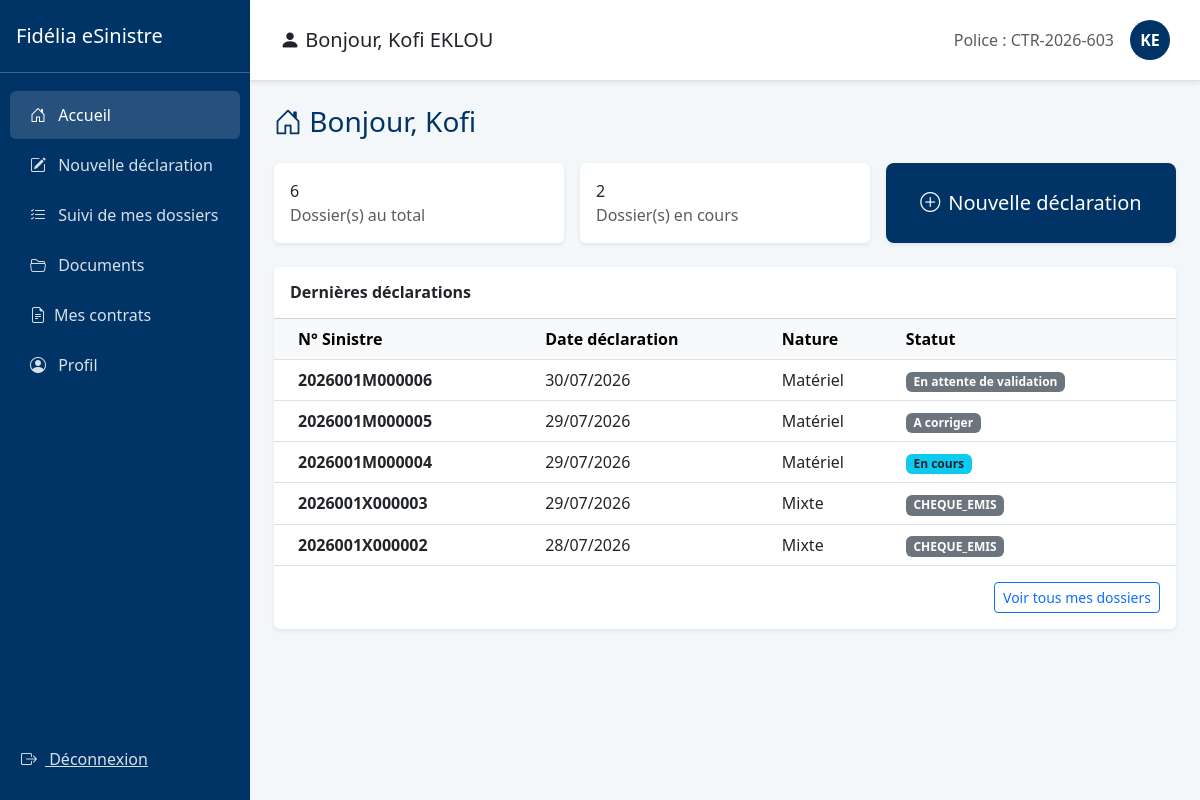
/sinistres/accueil/ (signed in), run on an earlier commit of the app's database.
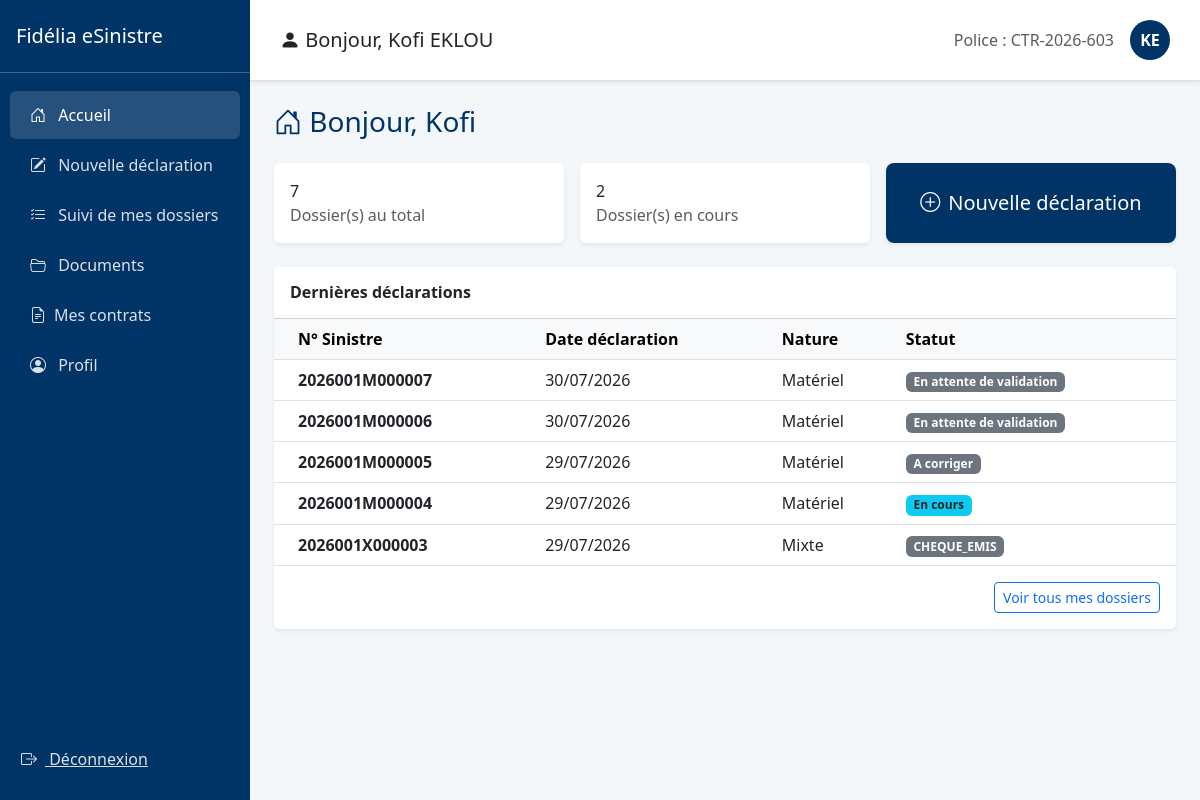
And on a later commit of the database.
### gestion_sinistres/models.py (models this page shows, shortened)
class Sinistre(models.Model):
    NATURE_CHOICES = [('C', 'Corporel'), ('M', 'Matériel'), ('X', 'Mixte')]
    STATUS_CHOICES = [
        ('SOUMIS', 'Soumis'),
        ('ATTENTE_COMPLEMENTS', 'En attente de compléments'),
        ('ATTENTE_VALIDATION', 'En attente de validation'),
        ('A_CORRIGER', 'A corriger'),
        ('EN_COURS', 'En cours'),
        ('CLOTURE', 'Clôturé'),
        ('SANS_SUITE', 'Sans suite'),
        ('REOUVERT', 'Réouvert'),
    ]
    nom_conducteur = models.CharField(max_length=100)
    immatriculation = models.CharField(max_length=50, blank=True, null=True, verbose_name="Immatriculation")
    numero_sinistre = models.CharField(max_length=20, unique=True)
    statut = models.CharField(max_length=30, choices=STATUS_CHOICES, default='SOUMIS')
    agent_traitant = models.CharField(max_length=100, blank=True, null=True)
    montant_estime = models.DecimalField(max_digits=12, decimal_places=2, default=0)
    prix_retenu = models.DecimalField(max_digits=12, decimal_places=2, null=True, blank=True)
    attestation_generee = models.BooleanField(default=False)
    date_attestation = models.DateTimeField(null=True, blank=True)
    date_cloture = models.DateTimeField(null=True, blank=True)
    indemnisation_validee = models.BooleanField(default=False)
    date_survenance = models.DateTimeField()
    date_declaration = models.DateTimeField(auto_now_add=True)
    heure_approximative = models.TimeField()
    circonstances = models.TextField()
    vehicule = models.ForeignKey(Vehicule, on_delete=models.CASCADE)
    region = models.ForeignKey(Region, on_delete=models.SET_NULL, null=True)
    commune = models.ForeignKey(Commune, on_delete=models.SET_NULL, null=True)
    ville = models.ForeignKey(Ville, on_delete=models.SET_NULL, null=True)
    quartier = models.CharField(max_length=150)
    nature = models.CharField(max_length=1, choices=NATURE_CHOICES)
    numero_point_vente = models.CharField(max_length=10, default="001")
    assure = models.ForeignKey(User, on_delete=models.CASCADE, related_name='sinistres')
    quittance = models.ForeignKey(Quittance, on_delete=models.SET_NULL, null=True, blank=True)
    lettre_derogation = models.FileField(upload_to='sinistres/derogations/', blank=True, null=True)
    autre_vehicule_implique = models.BooleanField(default=False)
    vehicule_adverse_immatriculation = models.CharField(max_length=50, blank=True, null=True)
    vehicule_adverse_marque = models.CharField(max_length=50, blank=True, null=True)
    vehicule_adverse_modele = models.CharField(max_length=50, blank=True, null=True)
    vehicule_adverse_compagnie = models.CharField(max_length=100, blank=True, null=True, verbose_name="Compagnie d'assurance (véhicule adverse)")
    nombre_blesses = models.PositiveSmallIntegerField(default=0)
    nombre_morts = models.PositiveSmallIntegerField(default=0)

### gestion_sinistres/views.py (the view)
# urls.py: path('accueil/', views.accueil_assure, name='accueil_assure'),
@login_required
def accueil_assure(request):
    all_sinistres = Sinistre.objects.filter(assure=request.user)
    context = {
        'total': all_sinistres.count(),
        'en_cours': all_sinistres.filter(statut='EN_COURS').count(),
        'derniers': all_sinistres.order_by('-date_declaration')[:5],
    }
    return render(request, 'accueil_assure.html', context)

### gestion_sinistres/templates/accueil_assure.html (shortened to what this page needs)
{% extends 'base_assure.html' %}
{% block content %}
<h3 class="mb-4" style="color: #003366;">
    <i class="bi bi-house-door"></i> Bonjour, {{ request.user.first_name|default:request.user.username }}
</h3>
<div class="row g-3 mb-4">
    <div class="col-md-4">
        <div class="card stat-card shadow-sm border-0 h-100">
            <div class="card-body">
                <div class="stat-number">{{ total }}</div>
                <div class="text-muted">Dossier(s) au total</div>
            </div>
        </div>
    </div>
    <div class="col-md-4">
        <div class="card stat-card shadow-sm border-0 h-100">
            <div class="card-body">
                <div class="stat-number">{{ en_cours }}</div>
                <div class="text-muted">Dossier(s) en cours</div>
            </div>
        </div>
    </div>
    <div class="col-md-4">
        <div class="card stat-card shadow-sm border-0 h-100 d-flex align-items-center justify-content-center">
            <a href="{% url 'declarer_sinistre' %}" class="btn btn-lg w-100 h-100 d-flex align-items-center justify-content-center" style="background-color: #003366; color: white;">
                <i class="bi bi-plus-circle me-2"></i> Nouvelle déclaration
            </a>
        </div>
    </div>
</div>
<div class="card shadow-sm border-0">
    <div class="card-header bg-white py-3">
        <h6 class="mb-0 fw-bold">Dernières déclarations</h6>
    </div>
    <div class="card-body p-0">
        {% if derniers %}
        <table class="table table-hover align-middle mb-0">
            <thead class="table-light">
                <tr>
                    <th class="ps-4">N° Sinistre</th>
                    <th>Date déclaration</th>
                    <th>Nature</th>
                    <th>Statut</th>
                </tr>
            </thead>
            <tbody>
                {% for sinistre in derniers %}
                <tr>
                    <td class="ps-4"><strong>{{ sinistre.numero_sinistre }}</strong></td>
                    <td>{{ sinistre.date_declaration|date:"d/m/Y" }}</td>
                    <td>{{ sinistre.get_nature_display }}</td>
                    <td>
                        {% if sinistre.statut == 'SOUMIS' %}<span class="badge bg-primary">{{ sinistre.get_statut_display }}</span>
                        {% elif sinistre.statut == 'ATTENTE' %}<span class="badge bg-warning text-dark">{{ sinistre.get_statut_display }}</span>
                        {% elif sinistre.statut == 'EN_COURS' %}<span class="badge bg-info text-dark">{{ sinistre.get_statut_display }}</span>
                        {% elif sinistre.statut == 'CLOTURE' %}<span class="badge bg-success">{{ sinistre.get_statut_display }}</span>
                        {% else %}<span class="badge bg-secondary">{{ sinistre.get_statut_display }}</span>
                        {% endif %}
                    </td>
                </tr>
                {% endfor %}
            </tbody>
        </table>
        <div class="p-3 text-end">
            <a href="{% url 'suivi_sinistres' %}" class="btn btn-sm btn-outline-primary">Voir tous mes dossiers</a>
        </div>
        {% else %}
        <p class="text-muted text-center py-5">Vous n'avez encore déclaré aucun sinistre.</p>
        {% endif %}
    </div>
</div>
{% endblock %}

What changed in the data, as far as the page shows it:
no longer on this page (row unchanged): Sinistre: numero_sinistre "2026001X000002", date_declaration "28/07/2026", nature "Mixte", statut "CHEQUE_EMIS"
added Sinistre: numero_sinistre "2026001M000007", date_declaration "30/07/2026", nature "Matériel", statut "En attente de validation"
Also different on the page:
{{ total }}: "6" → "7"
